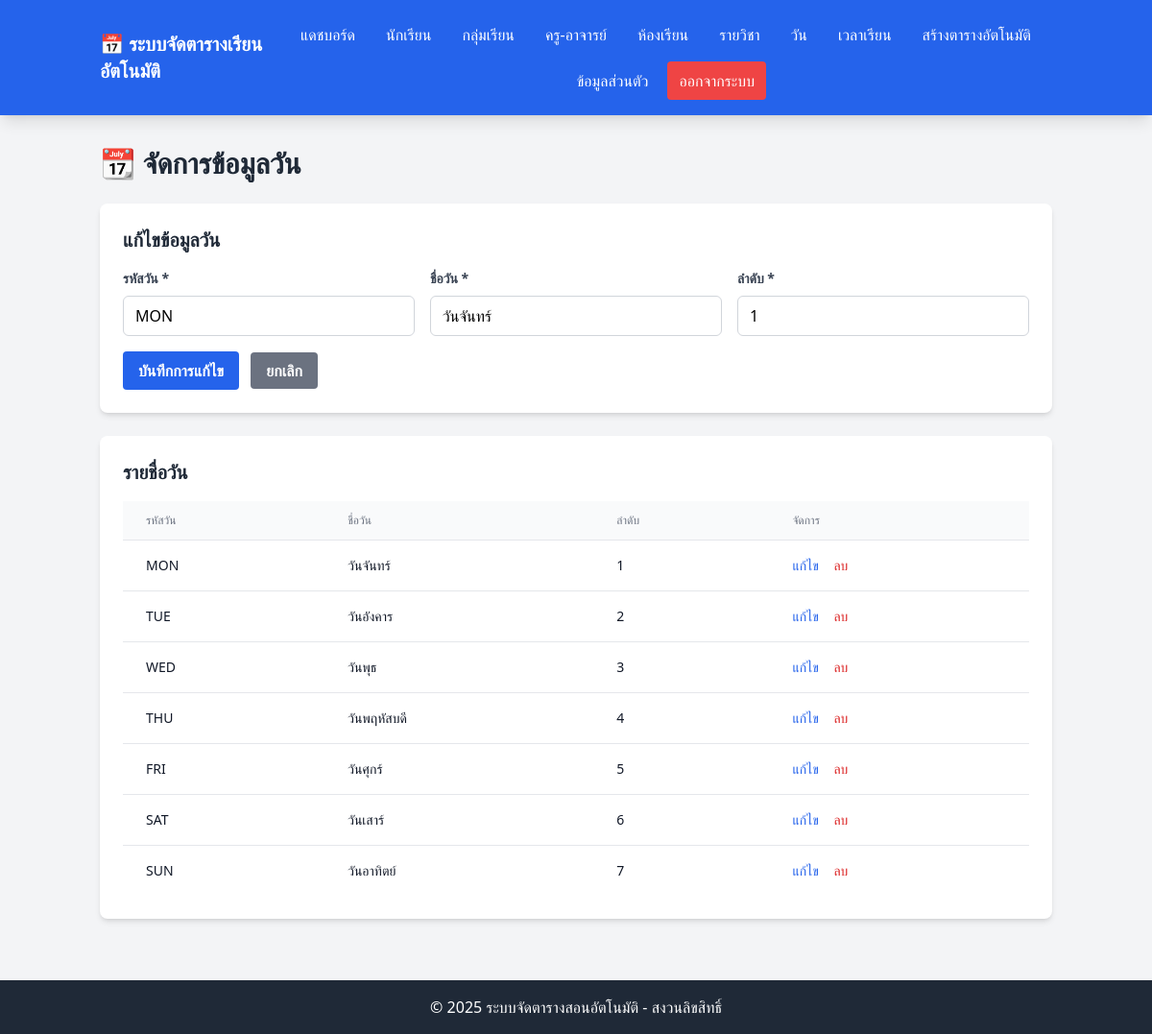
Page /days.php?edit=1 (signed in) on the committed database.
### tables this page shows
CREATE TABLE IF NOT EXISTS days (
    id INT AUTO_INCREMENT PRIMARY KEY,
    day_code VARCHAR(10) UNIQUE NOT NULL,   
    day_name VARCHAR(50) NOT NULL,
    day_order INT NOT NULL COMMENT '1=จันทร์, 2=อังคาร, ...',
    created_at TIMESTAMP DEFAULT CURRENT_TIMESTAMP
);

### days.php (the view, shortened to what this page needs)
<?php
require_once 'config/database.php';
$days = $pdo->query("SELECT * FROM days ORDER BY day_order")->fetchAll();
$editDay = null;
if (isset($_GET['edit'])) {
    $id = $_GET['edit'];
    $stmt = $pdo->prepare("SELECT * FROM days WHERE id = ?");
    $stmt->execute([$id]);
    $editDay = $stmt->fetch();
}
require_once 'includes/header.php';
?>
<div class="mb-6">
    <h1 class="text-3xl font-bold text-gray-800 mb-2">📆 จัดการข้อมูลวัน</h1>
</div>
<div class="bg-white rounded-lg shadow-md p-6 mb-6">
    <h2 class="text-xl font-bold text-gray-800 mb-4">
        <?php echo $editDay ? 'แก้ไขข้อมูลวัน' : 'เพิ่มข้อมูลวันใหม่'; ?>
    </h2>
    <form method="POST" action="">
        <div class="grid grid-cols-1 md:grid-cols-3 gap-4">
            <div>
                <label class="block text-gray-700 text-sm font-bold mb-2">รหัสวัน *</label>
                <input type="text" name="day_code" required
                       value="<?php echo $editDay ? htmlspecialchars($editDay['day_code']) : ''; ?>"
                       placeholder="เช่น MON, TUE"
                       class="w-full px-3 py-2 border border-gray-300 rounded-md focus:outline-none focus:ring-2 focus:ring-blue-500">
            </div>
            <div>
                <label class="block text-gray-700 text-sm font-bold mb-2">ชื่อวัน *</label>
                <input type="text" name="day_name" required
                       value="<?php echo $editDay ? htmlspecialchars($editDay['day_name']) : ''; ?>"
                       placeholder="เช่น วันจันทร์"
                       class="w-full px-3 py-2 border border-gray-300 rounded-md focus:outline-none focus:ring-2 focus:ring-blue-500">
            </div>
            <div>
                <label class="block text-gray-700 text-sm font-bold mb-2">ลำดับ *</label>
                <input type="number" name="day_order" required min="1" max="7"
                       value="<?php echo $editDay ? htmlspecialchars($editDay['day_order']) : '1'; ?>"
                       class="w-full px-3 py-2 border border-gray-300 rounded-md focus:outline-none focus:ring-2 focus:ring-blue-500">
            </div>
        </div>
        <div class="mt-4">
            <button type="submit" class="bg-blue-600 hover:bg-blue-700 text-white font-bold py-2 px-4 rounded">
                <?php echo $editDay ? 'บันทึกการแก้ไข' : 'เพิ่มข้อมูลวัน'; ?>
            </button>
            <?php if ($editDay): ?>
                <a href="days.php" class="bg-gray-500 hover:bg-gray-600 text-white font-bold py-2 px-4 rounded ml-2">ยกเลิก</a>
            <?php endif; ?>
        </div>
    </form>
</div>
<div class="bg-white rounded-lg shadow-md p-6">
    <h2 class="text-xl font-bold text-gray-800 mb-4">รายชื่อวัน</h2>
    <div class="overflow-x-auto">
        <table class="min-w-full divide-y divide-gray-200">
            <thead class="bg-gray-50">
                <tr>
                    <th class="px-6 py-3 text-left text-xs font-medium text-gray-500 uppercase">รหัสวัน</th>
                    <th class="px-6 py-3 text-left text-xs font-medium text-gray-500 uppercase">ชื่อวัน</th>
                    <th class="px-6 py-3 text-left text-xs font-medium text-gray-500 uppercase">ลำดับ</th>
                    <th class="px-6 py-3 text-left text-xs font-medium text-gray-500 uppercase">จัดการ</th>
                </tr>
            </thead>
            <tbody class="bg-white divide-y divide-gray-200">
                <?php foreach ($days as $day): ?>
                    <tr>
                        <td class="px-6 py-4 whitespace-nowrap text-sm text-gray-900"><?php echo htmlspecialchars($day['day_code']); ?></td>
                        <td class="px-6 py-4 whitespace-nowrap text-sm text-gray-900"><?php echo htmlspecialchars($day['day_name']); ?></td>
                        <td class="px-6 py-4 whitespace-nowrap text-sm text-gray-900"><?php echo htmlspecialchars($day['day_order']); ?></td>
                        <td class="px-6 py-4 whitespace-nowrap text-sm">
                            <a href="?edit=<?php echo $day['id']; ?>" class="text-blue-600 hover:text-blue-800 mr-3">แก้ไข</a>
                            <form method="POST" action="" class="inline" onsubmit="return confirm('คุณแน่ใจหรือไม่ว่าต้องการลบ?');">
                                <button type="submit" class="text-red-600 hover:text-red-800">ลบ</button>
                            </form>
                        </td>
                    </tr>
                <?php endforeach; ?>
            </tbody>
        </table>
    </div>
</div>
<?php require_once 'includes/footer.php'; ?>

### rows in the picture
days: day_code "MON", day_name "วันจันทร์", day_order "1"
days: day_code "TUE", day_name "วันอังคาร", day_order "2"
days: day_code "WED", day_name "วันพุธ", day_order "3"
days: day_code "THU", day_name "วันพฤหัสบดี", day_order "4"
days: day_code "FRI", day_name "วันศุกร์", day_order "5"
days: day_code "SAT", day_name "วันเสาร์", day_order "6"
days: day_code "SUN", day_name "วันอาทิตย์", day_order "7"
